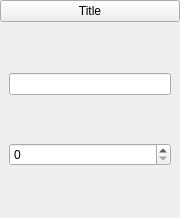
<?xml version="1.0" encoding="UTF-8"?>
<ui version="4.0">
 <class>DrawerWidget</class>
 <widget class="QWidget" name="DrawerWidget">
  <property name="geometry">
   <rect>
    <x>0</x>
    <y>0</y>
    <width>180</width>
    <height>218</height>
   </rect>
  </property>
  <property name="sizePolicy">
   <sizepolicy hsizetype="Preferred" vsizetype="Minimum">
    <horstretch>0</horstretch>
    <verstretch>0</verstretch>
   </sizepolicy>
  </property>
  <property name="windowTitle">
   <string>DrawerWidget</string>
  </property>
  <layout class="QVBoxLayout" name="verticalLayout_2">
   <property name="spacing">
    <number>0</number>
   </property>
   <property name="leftMargin">
    <number>0</number>
   </property>
   <property name="topMargin">
    <number>0</number>
   </property>
   <property name="rightMargin">
    <number>0</number>
   </property>
   <property name="bottomMargin">
    <number>0</number>
   </property>
   <item>
    <widget class="QPushButton" name="pushButton">
     <property name="text">
      <string>Title</string>
     </property>
    </widget>
   </item>
   <item>
    <widget class="QWidget" name="widget" native="true">
     <layout class="QVBoxLayout" name="verticalLayout">
      <item>
       <widget class="QLineEdit" name="lineEdit"/>
      </item>
      <item>
       <widget class="QSpinBox" name="spinBox"/>
      </item>
     </layout>
    </widget>
   </item>
  </layout>
 </widget>
 <resources/>
 <connections/>
</ui>
